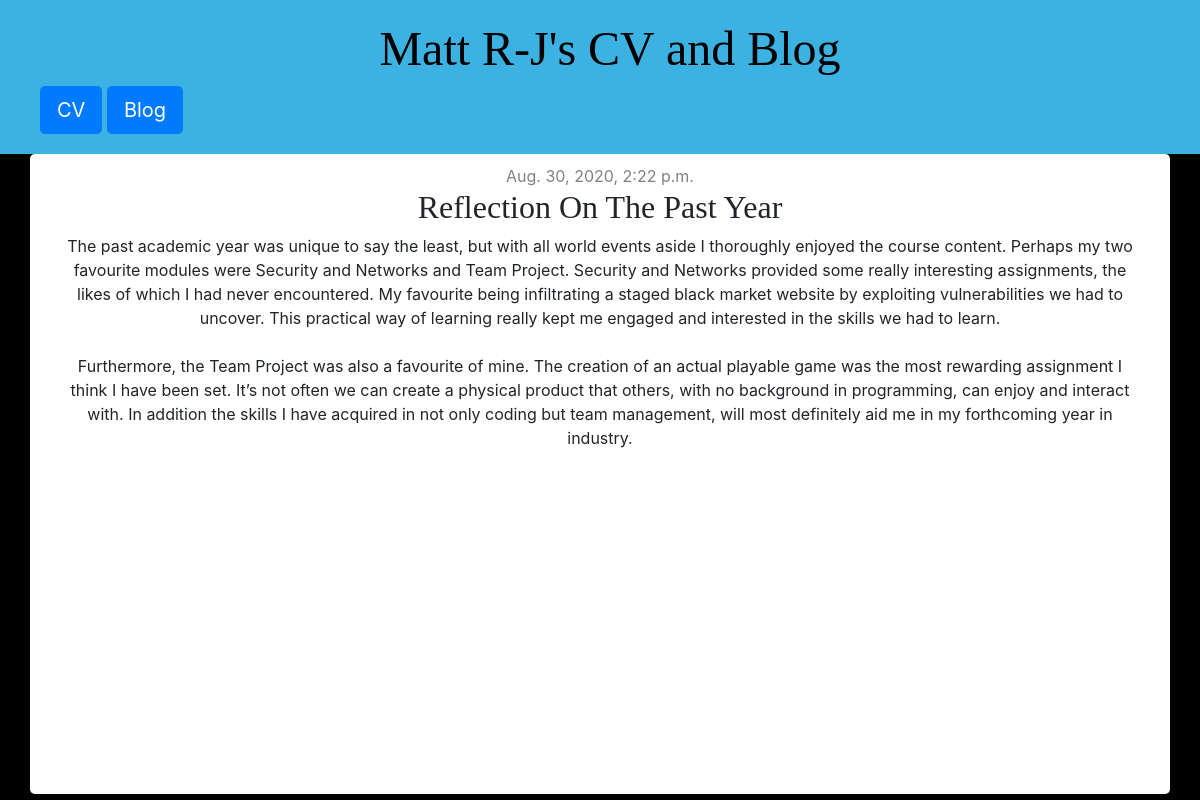
The app's page /blog/4/ with its own data.
### blog/models.py (models this page shows, shortened)
class Blog(models.Model):
    title = models.CharField(max_length=200)
    text = models.TextField()
    datetime = models.DateTimeField(blank=True, null=True)

### blog/views.py (the view)
# urls.py: path('blog/<int:pk>/', views.blog_detail, name='blog_detail'),
def blog_detail(request, pk):
    blog = get_object_or_404(Blog, pk=pk)
    return render(request, 'blog/blog_detail.html', {'blog': blog})

### blog/templates/blog/blog_detail.html (shortened to what this page needs)
{% extends 'blog/base.html' %}
{% block content %}
    <div class="post">
        <div class="date">
            {{ blog.datetime }}
        </div>
        <h2>{{ blog.title }}</h2>
        <p>{{ blog.text|linebreaksbr }}</p>
    </div>
{% endblock %}

### blog/static/css/blog.css (style rules this page uses)
body { background: black; }
h1, h2, h3, h4 { font-family: 'Georgia', cursive; }
.date { color: #828282; }
.post { margin-bottom: 10px; }

### records on screen
Blog: datetime "Aug. 30, 2020, 2:22 p.m.", title "Reflection On The Past Year", text "The past academic year was unique to say the least, but with all world events aside I thoroughly enjoyed the course content. Perhaps my two favourite modules were Security and Networks and Team Project. Security and Networks provided some really interesting assignments, the likes of which I had never encountered. My favourite being infiltrating a staged black market website by exploiting vulnerabilities we had to uncover. This practical way of learning really kept me engaged and interested in the skills we had to learn. Furthermore, the Team Project was also a favourite of mine. The creation of an actual playable game was the most rewarding assignment I think I have been set. It’s not often…"
